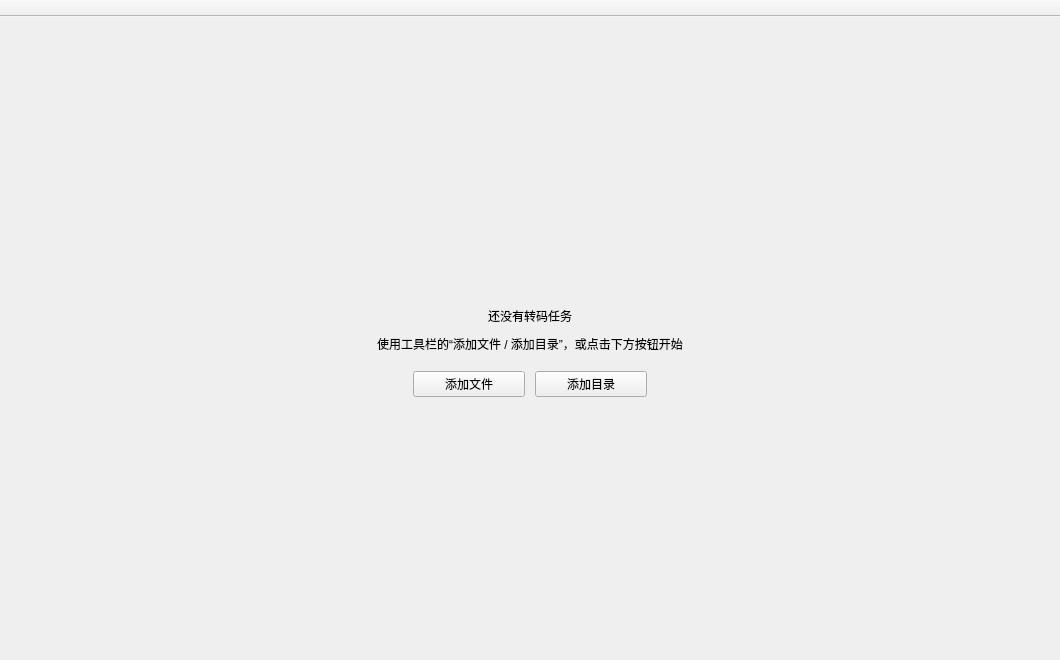
<?xml version="1.0" encoding="UTF-8"?>
<ui version="4.0">
 <class>MainWindow</class>
 <widget class="QMainWindow" name="MainWindow">
  <property name="geometry"><rect><x>0</x><y>0</y><width>1060</width><height>660</height></rect></property>
  <property name="minimumSize"><size><width>940</width><height>520</height></size></property>
  <property name="windowTitle"><string>QEncoder 转码客户端</string></property>
  <widget class="QWidget" name="centralWidget">
   <layout class="QVBoxLayout" name="centralLayout">
    <property name="leftMargin"><number>12</number></property>
    <property name="topMargin"><number>12</number></property>
    <property name="rightMargin"><number>12</number></property>
    <property name="bottomMargin"><number>10</number></property>
    <property name="spacing"><number>0</number></property>
    <item>
     <widget class="QStackedWidget" name="mainStack">
      <widget class="QWidget" name="emptyPage">
       <layout class="QVBoxLayout" name="emptyLayout">
        <property name="leftMargin"><number>24</number></property>
        <property name="topMargin"><number>24</number></property>
        <property name="rightMargin"><number>24</number></property>
        <property name="bottomMargin"><number>24</number></property>
        <property name="spacing"><number>10</number></property>
        <item><spacer name="emptyTopSpacer"><property name="orientation"><enum>Qt::Vertical</enum></property><property name="sizeHint" stdset="0"><size><width>20</width><height>40</height></size></property></spacer></item>
        <item><widget class="QLabel" name="emptyIconLabel"><property name="alignment"><set>Qt::AlignCenter</set></property></widget></item>
        <item><widget class="QLabel" name="emptyTitle"><property name="text"><string>还没有转码任务</string></property><property name="alignment"><set>Qt::AlignCenter</set></property></widget></item>
        <item><widget class="QLabel" name="emptyHint"><property name="text"><string>使用工具栏的“添加文件 / 添加目录”，或点击下方按钮开始</string></property><property name="alignment"><set>Qt::AlignCenter</set></property></widget></item>
        <item><spacer name="emptyHintSpacer"><property name="orientation"><enum>Qt::Vertical</enum></property><property name="sizeType"><enum>QSizePolicy::Fixed</enum></property><property name="sizeHint" stdset="0"><size><width>20</width><height>8</height></size></property></spacer></item>
        <item>
         <layout class="QHBoxLayout" name="emptyButtonRow">
          <property name="spacing"><number>10</number></property>
          <item><spacer name="emptyLeftSpacer"><property name="orientation"><enum>Qt::Horizontal</enum></property><property name="sizeHint" stdset="0"><size><width>40</width><height>20</height></size></property></spacer></item>
          <item><widget class="QPushButton" name="emptyAddFileBtn"><property name="minimumSize"><size><width>112</width><height>0</height></size></property><property name="text"><string>添加文件</string></property></widget></item>
          <item><widget class="QPushButton" name="emptyAddDirBtn"><property name="minimumSize"><size><width>112</width><height>0</height></size></property><property name="text"><string>添加目录</string></property></widget></item>
          <item><spacer name="emptyRightSpacer"><property name="orientation"><enum>Qt::Horizontal</enum></property><property name="sizeHint" stdset="0"><size><width>40</width><height>20</height></size></property></spacer></item>
         </layout>
        </item>
        <item><spacer name="emptyBottomSpacer"><property name="orientation"><enum>Qt::Vertical</enum></property><property name="sizeHint" stdset="0"><size><width>20</width><height>40</height></size></property></spacer></item>
       </layout>
      </widget>
      <widget class="QWidget" name="taskPage">
       <layout class="QVBoxLayout" name="taskLayout">
        <property name="leftMargin"><number>0</number></property>
        <property name="topMargin"><number>0</number></property>
        <property name="rightMargin"><number>0</number></property>
        <property name="bottomMargin"><number>0</number></property>
        <item><widget class="QTableWidget" name="taskTable"><property name="alternatingRowColors"><bool>true</bool></property><property name="showGrid"><bool>false</bool></property></widget></item>
       </layout>
      </widget>
     </widget>
    </item>
   </layout>
  </widget>
  <widget class="QToolBar" name="mainToolBar">
   <property name="windowTitle"><string>主操作</string></property>
   <property name="movable"><bool>false</bool></property>
   <property name="floatable"><bool>false</bool></property>
   <property name="iconSize"><size><width>18</width><height>18</height></size></property>
   <property name="toolButtonStyle"><enum>Qt::ToolButtonTextBesideIcon</enum></property>
   <attribute name="toolBarArea"><enum>TopToolBarArea</enum></attribute>
   <attribute name="toolBarBreak"><bool>false</bool></attribute>
  </widget>
 </widget>
 <resources/>
 <connections/>
</ui>
